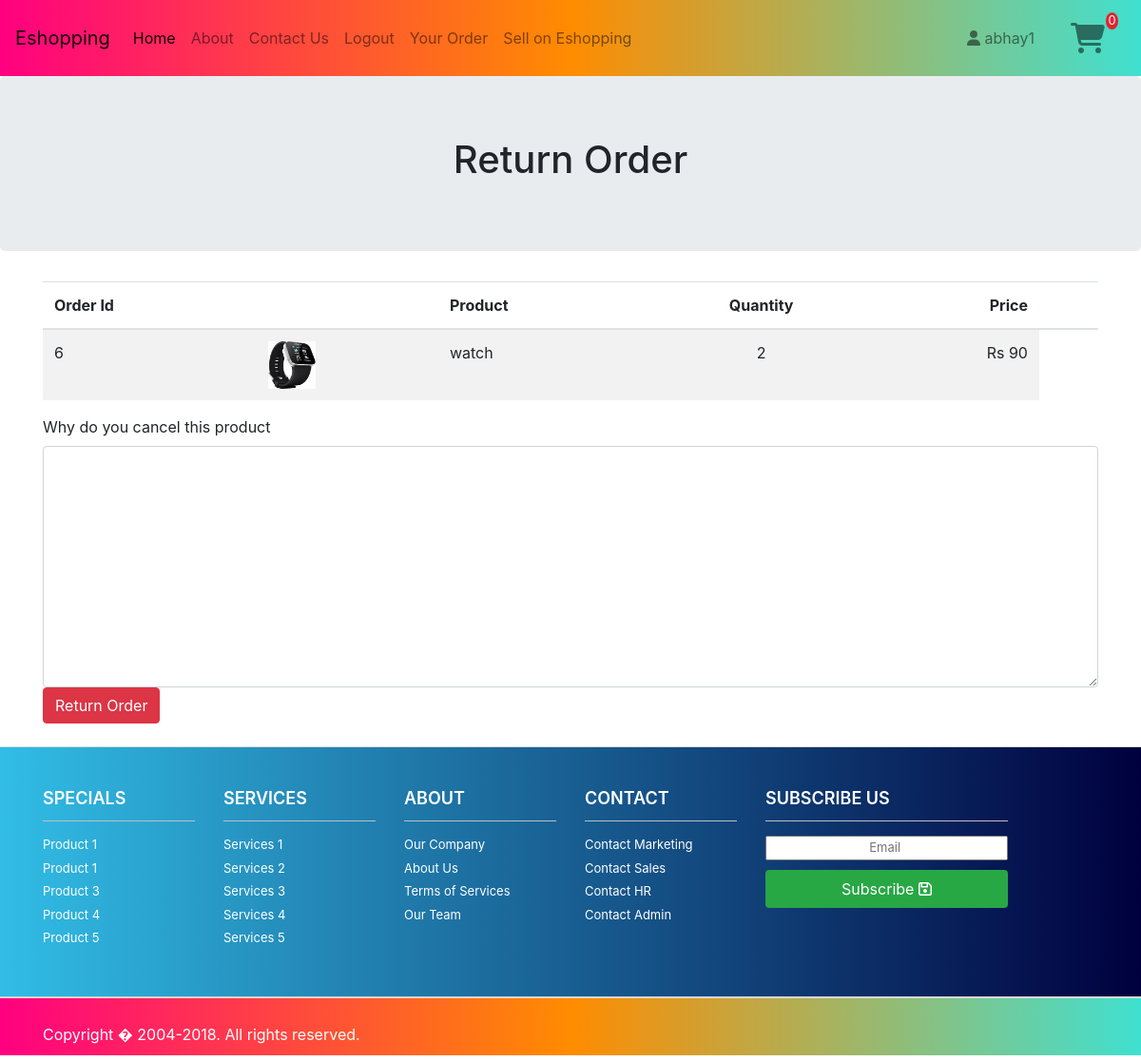
Page /a1/returnorder/6 (signed in) on the committed database.
### a1/models.py (models this page shows, shortened)
class Order(models.Model):
    user=models.ForeignKey(UserProfile,on_delete=models.CASCADE)
    product=models.ForeignKey(Product,on_delete=models.CASCADE)
    order_date=models.DateTimeField(auto_now=True)
    quantity=models.PositiveIntegerField()
    total_price=models.PositiveIntegerField()
    class Meta:
        ordering=['-order_date']

class Product(models.Model):
    user=models.ForeignKey(UserProfile,on_delete=models.CASCADE,related_name='sellers')
    category=models.ForeignKey(Category,on_delete=models.CASCADE,related_name='products')
    name=models.CharField(max_length=255)
    price=models.PositiveIntegerField()
    description=models.TextField()
    image=models.ImageField(upload_to='product_images',blank=True)

### a1/views.py (the view, shortened to what this page needs)
# urls.py: path('returnorder/<int:pk>',views.ReturnOrderView.as_view(),name="returnorder"),
class ReturnOrderView(LoginRequiredMixin,SuccessMessageMixin,CreateView):
    login_url='login'
    model=ReturnOrder
    fields=['reason']
    success_message = "your order is returned"
    def get_context_data(self,**kwargs):
        context=super().get_context_data(**kwargs)
        context['order']=Order.objects.get(id=self.kwargs.get('pk'))
        return context

### a1/context_processors.py (called while the page is built)
def func1(request):
    try:
        user_profile=UserProfile.objects.get(username=request.user.username)
        cart7=CartVariable.objects.get_or_create(user_id=user_profile.user_ptr_id)[0]
        return {'qty':cart7.total_qty}
    except:
        return {'qty':0}

### templates/a1/returnorder_form.html (shortened to what this page needs)
{% extends "a1/base.html" %}
{% load widget_tweaks %}
{% block content%}
<div class="jumbotron">
    <center><h1>Return Order </h1></center>
 </div>
 <div class="container mb-4">
    <div class="row">
        <div class="col-12">
            <div class="table-responsive">
                <table class="table table-striped">
                    <thead>
                        <tr>
                            <th scope="col">Order Id </th>
                            <th></th>
                            <th scope="col">Product</th>
                            <th scope="col" class="text-center">Quantity</th>
                            <th scope="col" class="text-right">Price</th>
                            <th> </th>
                        </tr>
                    </thead>
                    <tbody>
                        <tr>
                            <td>{{order.id}}</td>
                            <td><img src="{{order.product.image.url}}" height="50" width="50" /> </td>
                            <td>{{order.product.name}}</td>
                            <td><center>{{order.quantity}}</center></td>
                            <td class="text-right">Rs {{order.total_price}}</td>
                        </tr>
                    </tbody>
                </table>
            </div>
        </div>
<div class="container">
    <form method="post">
        <label for="id_reason">Why do you cancel this product</label>
        {% render_field form.reason class="form-control"  %}
        <input type="submit" class="btn btn-danger" value="Return Order">
    </form>
</div>
    </div>
{%endblock%}

### templates/a1/base.html (shortened to what this page needs)
<!DOCTYPE html>
<html lang="en">
<head>
    <link rel="stylesheet" href="https://stackpath.bootstrapcdn.com/bootstrap/4.4.1/css/bootstrap.min.css">
    {% load static %}
<link rel='stylesheet' href="{% static 'css/footer_css.css' %}">
    <link rel="stylesheet" href="https://maxcdn.bootstrapcdn.com/bootstrap/4.0.0-beta.3/css/bootstrap.min.css">
<link rel="stylesheet" href="https://cdnjs.cloudflare.com/ajax/libs/font-awesome/4.7.0/css/font-awesome.min.css">
</head>
<body>
       <nav class="navbar navbar-expand-lg navbar-light bg-light sticky-top" style="background: linear-gradient(to right, #FF0080, #FF8C00, #40E0D0);">
        <a class="navbar-brand" href="{% url 'home' %}">Eshopping</a>
        <div class="collapse navbar-collapse" id="navbarSupportedContent">
          <ul class="navbar-nav mr-auto">
            <li class="nav-item active">
              <a class="nav-link" href="{% url 'home' %}">Home <span class="sr-only">(current)</span></a>
            </li>
            <li class="nav-item">
              <a class="nav-link" href="#">About</a>
            </li>
            <li class="nav-item">
              <a class="nav-link" href="#">Contact Us</a>
            </li>
            {% if user.is_authenticated %}
              <li class="nav-item">
                <a class="nav-link" href="{% url 'logout' %}">Logout</a>
              </li>
              {%else%}
              <li class="nav-item">
                <a class="nav-link" href="{% url 'login' %}">Login</a>
              </li>
              {%endif%}
              <li class="nav-item">
                <a class="nav-link" href="{% url 'a1:yourorder' %}">Your Order</a>
              </li>
              <li class="nav-item">
                <a class="nav-link" href="{% url 'a1:sellerindex' %}">Sell on Eshopping</a>
              </li>
          </ul>
          {% if user.is_authenticated %}
            <a style='color:rgba(0, 0, 0,0.5);' class="nav-link" href="{% url 'a1:profile' pk=user.pk %}" >
              <i class="fas fa-user" aria-hidden="true"></i>
            {{user}}</a>
            {%endif%}
            <a style='color:rgba(0, 0, 0,0.5);' href="{% url 'a1:displaycart' %}">
              <div id="ex4">
              <span id="cart-qty" class="p1 fa-stack fa-2x has-badge" data-count="{{qty}}">
                <i class="p3 fa fa-shopping-cart fa-stack-1x xfa-inverse" data-count="{{qty}}" ></i>
              </span>
            </div>
            </a>
          </div>
      </nav>
    {% block content %}
    {% endblock %}
    </div>
   <wrapper class="d-flex flex-column">
   <footer >
    <div class="footer" id="footer" >
        <div class="container">
            <div class="row">
                <div class="col-lg-2  col-md-2 col-sm-4 col-xs-6">
                    <h3> Specials</h3>
                    <ul>
                        <li> <a href="#"> Product 1</a> </li>
                        <li> <a href="#"> Product 1 </a> </li>
                        <li> <a href="#"> Product 3 </a> </li>
                        <li> <a href="#"> Product 4 </a> </li>
                        <li> <a href="#"> Product 5 </a> </li>
                    </ul>
                </div>
                <div class="col-lg-2  col-md-2 col-sm-4 col-xs-6">
                    <h3> Services </h3>
                    <ul>
                        <li> <a href="#"> Services 1 </a> </li>
                        <li> <a href="#"> Services 2 </a> </li>
                        <li> <a href="#"> Services 3 </a> </li>
                        <li> <a href="#"> Services 4 </a> </li>
                        <li> <a href="#"> Services 5 </a> </li>
                    </ul>
                </div>
                <div class="col-lg-2  col-md-2 col-sm-4 col-xs-6">
                    <h3> About </h3>
                    <ul>
                        <li> <a href="#"> Our Company </a> </li>
                        <li> <a href="#"> About Us </a> </li>
                        <li> <a href="#"> Terms of Services </a> </li>
                        <li> <a href="#"> Our Team </a> </li>
                    </ul>
                </div>
                <div class="col-lg-2  col-md-2 col-sm-4 col-xs-6">
                    <h3> Contact </h3>
                    <ul>
                        <li> <a href="#"> Contact Marketing </a> </li>
                        <li> <a href="#"> Contact Sales </a> </li>
                        <li> <a href="#"> Contact HR </a> </li>
                        <li> <a href="#"> Contact Admin </a> </li>
                    </ul>
                </div>
                <div class="col-lg-3  col-md-3 col-sm-6 col-xs-12 ">
                    <h3> Subscribe Us </h3>
                    <ul>
                        <li>
                            <div class="input-append subscribe-btn text-center">
                                <input type="text" class="full text-center" placeholder="Email ">
                                <button class="btn  btn-success" type="button"> Subscribe <i class="fa fa-save"> </i> </button>
                            </div>
                        </li>
                    </ul>
                </div>
            </div>
        </div>
    </div>
    <div class="footer-bottom">
        <div class="container">
            <p class="pull-left"> Copyright � 2004-2018. All rights reserved. </p>
        </div>
    </div>
</footer>
</wrapper>
</body>
</html>

### static/css/footer_css.css (style rules this page uses)
.full { width: 100%; }
.footer { height: auto; padding-bottom: 30px; position: relative; width: 100%; color:#fff; border-bottom: 1px solid #CCCCCC; border-top: 1px solid #DDDDDD; background: #00003E; background: -webkit-linear-gradient(to right, #31BDE6, #00003E); background: linear-gradient(to right, #31BDE6, #00003E); }
.footer h3 { border-bottom: 1px solid #BAC1C8; color:#fff; font-size: 18px; font-weight: 600; line-height: 27px; padding: 40px 0 10px; text-transform: uppercase; }
.footer ul { font-size: 13px; list-style-type: none; margin-left: 0; padding-left: 0; margin-top: 15px; color: #7F8C8D; }
.footer ul li a { padding: 0 0 5px 0; display: block; }
.footer a { color: #78828D; color:#fff; }
.subscribe-btn .btn { border: medium none; border-radius: 4px; display: inline-block; height: 40px; padding: 0; width: 100%; color: #fff; margin-top:10px; }
.subscribe-btn { overflow: hidden; }
.footer-bottom { background: #40E0D0; background: -webkit-linear-gradient(to right, #FF0080, #FF8C00, #40E0D0); background: linear-gradient(to right, #FF0080, #FF8C00, #40E0D0); border-top: 1px solid #DDDDDD; padding-top: 20px; padding-bottom: 40px; color:#fff; }
.footer-bottom p.pull-left { padding-top: 6px; }

### templates/a1/base.html (style rules this page uses)
#ex4 .p1[data-count]:after { position:absolute; right:10%; top:8%; content: attr(data-count); font-size:40%; padding:.2em; border-radius:50%; line-height:1em; color: white; background:rgba(255, 0, 21, 0.85); text-align:center; min-width: 1em; }

### rows in the picture
Order: id "6", product.image (picture), product.name "watch", quantity "2", total_price "90"

### other values in the picture
{{ user }} "abhay1"
